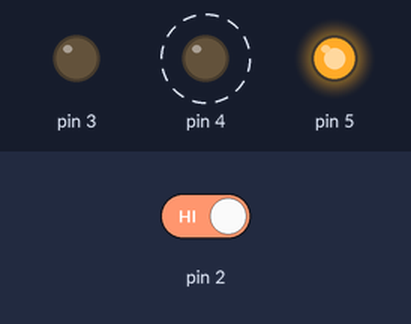
Recording of a sketch running on a simulated Arduino Uno, built with avr-gcc and run on an emulated ATmega328P. Parts: output pins drawn as LEDs (lit = HIGH). Dashed ring = blinking. The test bench sets the inputs (shaded band); at power-on: pin 2 HIGH.

Above: at 1.39 s.
1.4 s: pin 2 driven LOW
At 1.74 s:
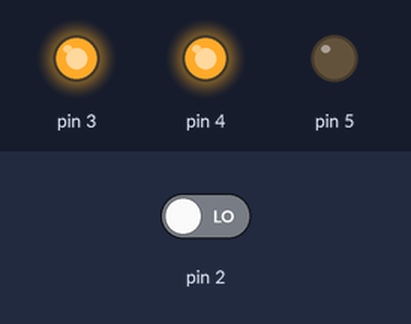
At 2.49 s:
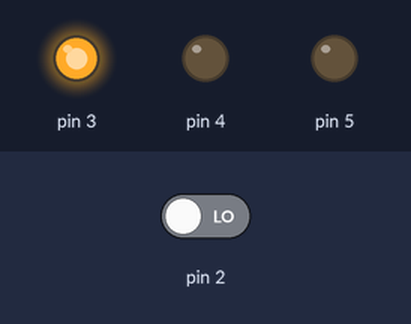
4.4 s: pin 2 driven HIGH
At 4.75 s:
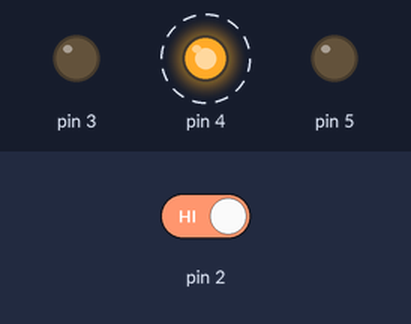
Timing chart, 0 to 13.4 s (numbered marks = the images above; inputs shaded):
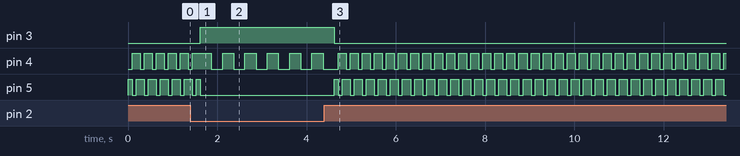

Measured:
- after the input at 1.4 s, pin 3: LOW → HIGH after 0.22 s
- after the input at 4.4 s, pin 3: HIGH → LOW after 0.22 s; pin 4: alternates HIGH for 0.18 s and LOW for 0.09 s, starting after 0.31 s; pin 5: LOW → HIGH after 0.22 s, then repeats every 0.27 s: LOW 0.09 s, HIGH 0.18 s
- by itself, pin 4: repeats every 0.50 s: LOW 0.25 s, HIGH 0.25 s

The sketch:

rokcketship.ino
```cpp
int switchState = 0;
void setup() {
  pinMode(3,OUTPUT);
  pinMode(4,OUTPUT);
  pinMode(5,OUTPUT);
  pinMode(2,INPUT);
}
void loop() {
  switchState = digitalRead(2);
  if (switchState == 0) {
    // if the button is not pressed then...
    digitalWrite(3, 1); // Green LED
    digitalWrite(4, 1); //blue
    digitalWrite(5, 0); //red
      delay(250);
    digitalWrite(3, 1); // Green LED
    digitalWrite(4, 0); //blue
    digitalWrite(5, 0); //red
      delay(250);
  }
  else {
    ///OR if the button is pressed then...
    digitalWrite(3, 0);
    digitalWrite(4, 0);
    digitalWrite(5, 1);
  delay(90);
    digitalWrite(4, 1);
    digitalWrite(5, 0);
  delay(90);
      digitalWrite(4, 1);
    digitalWrite(5, 1);
  delay(90);
  }
}
```
